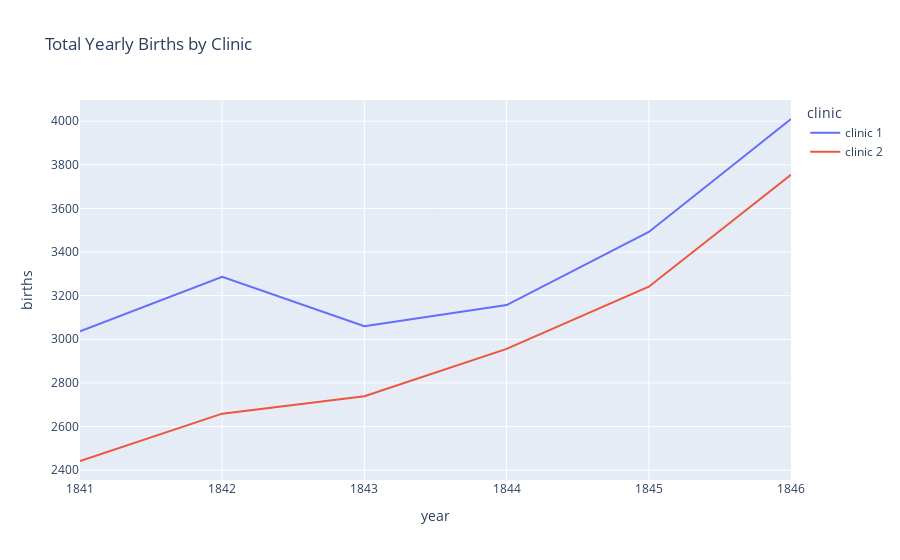

The code cell stored with this chart in its notebook:
### Markdown cell above
# The Yearly Data Split by Clinic

Looking at the annual data. 

Using plotly to create line charts of the births and deaths of the two different clinics at the Vienna General Hospital. 
* Which clinic is bigger or more busy judging by the number of births?
* Has the hospital had more patients over time? 
* What was the highest number of deaths recorded in clinic 1 and clinic 2?

### Code cell
line = px.line(
    df_yearly,
    x='year',
    y='births',
    color='clinic',
    title='Total Yearly Births by Clinic',
)

line.show()

### Figure 1 — Plotly figure (JSON) as saved in the notebook; plotly's stock layout.template omitted (floating-point values rounded to 4 significant figures)
{"data": [{"hovertemplate": "clinic=clinic 1<br>year=%{x}<br>births=%{y}<extra></extra>", "legendgroup": "clinic 1", "line": {"color": "#636efa", "dash": "solid"}, "marker": {"symbol": "circle"}, "mode": "lines", "name": "clinic 1", "orientation": "v", "showlegend": true, "type": "scatter", "x": [1841, 1842, 1843, 1844, 1845, 1846], "xaxis": "x", "y": [3036, 3287, 3060, 3157, 3492, 4010], "yaxis": "y"}, {"hovertemplate": "clinic=clinic 2<br>year=%{x}<br>births=%{y}<extra></extra>", "legendgroup": "clinic 2", "line": {"color": "#EF553B", "dash": "solid"}, "marker": {"symbol": "circle"}, "mode": "lines", "name": "clinic 2", "orientation": "v", "showlegend": true, "type": "scatter", "x": [1841, 1842, 1843, 1844, 1845, 1846], "xaxis": "x", "y": [2442, 2659, 2739, 2956, 3241, 3754], "yaxis": "y"}], "layout": {"legend": {"title": {"text": "clinic"}, "tracegroupgap": 0}, "title": {"text": "Total Yearly Births by Clinic"}, "xaxis": {"anchor": "y", "domain": [0, 1], "title": {"text": "year"}}, "yaxis": {"anchor": "x", "domain": [0, 1], "title": {"text": "births"}}}}
